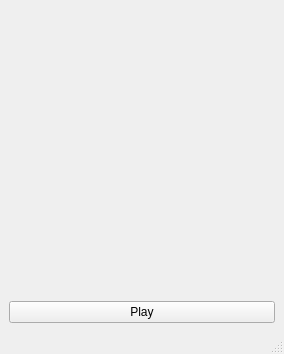
<?xml version="1.0" encoding="UTF-8"?>
<ui version="4.0">
 <class>MainWindow</class>
 <widget class="QMainWindow" name="MainWindow">
  <property name="geometry">
   <rect>
    <x>0</x>
    <y>0</y>
    <width>284</width>
    <height>354</height>
   </rect>
  </property>
  <property name="windowTitle">
   <string>Wordle</string>
  </property>
  <widget class="QWidget" name="centralwidget">
   <layout class="QVBoxLayout" name="verticalLayout">
    <item>
     <widget class="QLabel" name="labelLogo">
      <property name="text">
       <string/>
      </property>
      <property name="scaledContents">
       <bool>true</bool>
      </property>
      <property name="alignment">
       <set>Qt::AlignCenter</set>
      </property>
     </widget>
    </item>
    <item>
     <layout class="QGridLayout" name="gridLayout"/>
    </item>
    <item>
     <widget class="QPushButton" name="pushButton">
      <property name="text">
       <string>Play</string>
      </property>
     </widget>
    </item>
   </layout>
  </widget>
  <widget class="QMenuBar" name="menubar">
   <property name="geometry">
    <rect>
     <x>0</x>
     <y>0</y>
     <width>284</width>
     <height>21</height>
    </rect>
   </property>
  </widget>
  <widget class="QStatusBar" name="statusbar"/>
 </widget>
 <resources/>
 <connections/>
</ui>
